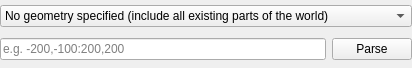
<?xml version="1.0" encoding="UTF-8"?>
<ui version="4.0">
 <class>GeometryWidget</class>
 <widget class="QWidget" name="GeometryWidget">
  <property name="geometry">
   <rect>
    <x>0</x>
    <y>0</y>
    <width>412</width>
    <height>68</height>
   </rect>
  </property>
  <layout class="QVBoxLayout">
   <property name="spacing">
    <number>6</number>
   </property>
   <property name="leftMargin">
    <number>0</number>
   </property>
   <property name="topMargin">
    <number>0</number>
   </property>
   <property name="rightMargin">
    <number>0</number>
   </property>
   <property name="bottomMargin">
    <number>0</number>
   </property>
   <item>
    <widget class="QComboBox" name="geometryFormat">
     <property name="toolTip">
      <string>Try to convert to a non-custom format</string>
     </property>
     <property name="currentIndex">
      <number>0</number>
     </property>
     <item>
      <property name="text">
       <string>No geometry specified (include all existing parts of the world)</string>
      </property>
     </item>
     <item>
      <property name="text">
       <string>Center &amp; Dimensions</string>
      </property>
     </item>
     <item>
      <property name="text">
       <string>Corner &amp; Dimensions</string>
      </property>
     </item>
     <item>
      <property name="text">
       <string>Two Corners</string>
      </property>
     </item>
     <item>
      <property name="text">
       <string>Custom</string>
      </property>
     </item>
    </widget>
   </item>
   <item>
    <widget class="QStackedWidget" name="geometryStackedWidget">
     <property name="sizePolicy">
      <sizepolicy hsizetype="Preferred" vsizetype="Fixed">
       <horstretch>0</horstretch>
       <verstretch>0</verstretch>
      </sizepolicy>
     </property>
     <property name="currentIndex">
      <number>4</number>
     </property>
     <widget class="QWidget" name="page_0">
      <property name="sizePolicy">
       <sizepolicy hsizetype="Preferred" vsizetype="Minimum">
        <horstretch>0</horstretch>
        <verstretch>0</verstretch>
       </sizepolicy>
      </property>
     </widget>
     <widget class="QWidget" name="page_1">
      <layout class="QHBoxLayout" name="horizontalLayout" stretch="0,0,4,0,4,1,0,0,4,0,4">
       <property name="leftMargin">
        <number>0</number>
       </property>
       <property name="topMargin">
        <number>0</number>
       </property>
       <property name="rightMargin">
        <number>0</number>
       </property>
       <property name="bottomMargin">
        <number>0</number>
       </property>
       <item>
        <widget class="QLabel" name="label_35">
         <property name="sizePolicy">
          <sizepolicy hsizetype="Preferred" vsizetype="Fixed">
           <horstretch>0</horstretch>
           <verstretch>0</verstretch>
          </sizepolicy>
         </property>
         <property name="text">
          <string>Center:</string>
         </property>
        </widget>
       </item>
       <item>
        <widget class="QLabel" name="label_29">
         <property name="sizePolicy">
          <sizepolicy hsizetype="Preferred" vsizetype="Fixed">
           <horstretch>0</horstretch>
           <verstretch>0</verstretch>
          </sizepolicy>
         </property>
         <property name="minimumSize">
          <size>
           <width>10</width>
           <height>0</height>
          </size>
         </property>
         <property name="text">
          <string>X:</string>
         </property>
         <property name="alignment">
          <set>Qt::AlignRight|Qt::AlignTrailing|Qt::AlignVCenter</set>
         </property>
        </widget>
       </item>
       <item>
        <widget class="QSpinBox" name="geometry_CD_CenterX">
         <property name="minimumSize">
          <size>
           <width>50</width>
           <height>0</height>
          </size>
         </property>
         <property name="minimum">
          <number>-32768</number>
         </property>
         <property name="maximum">
          <number>32767</number>
         </property>
        </widget>
       </item>
       <item>
        <widget class="QLabel" name="label_30">
         <property name="sizePolicy">
          <sizepolicy hsizetype="Preferred" vsizetype="Fixed">
           <horstretch>0</horstretch>
           <verstretch>0</verstretch>
          </sizepolicy>
         </property>
         <property name="minimumSize">
          <size>
           <width>10</width>
           <height>0</height>
          </size>
         </property>
         <property name="text">
          <string>Y:</string>
         </property>
         <property name="alignment">
          <set>Qt::AlignRight|Qt::AlignTrailing|Qt::AlignVCenter</set>
         </property>
        </widget>
       </item>
       <item>
        <widget class="QSpinBox" name="geometry_CD_CenterY">
         <property name="minimumSize">
          <size>
           <width>50</width>
           <height>0</height>
          </size>
         </property>
         <property name="minimum">
          <number>-32768</number>
         </property>
         <property name="maximum">
          <number>32767</number>
         </property>
        </widget>
       </item>
       <item>
        <spacer name="horizontalSpacer">
         <property name="orientation">
          <enum>Qt::Horizontal</enum>
         </property>
         <property name="sizeHint" stdset="0">
          <size>
           <width>40</width>
           <height>20</height>
          </size>
         </property>
        </spacer>
       </item>
       <item>
        <widget class="QLabel" name="label_36">
         <property name="sizePolicy">
          <sizepolicy hsizetype="Preferred" vsizetype="Fixed">
           <horstretch>0</horstretch>
           <verstretch>0</verstretch>
          </sizepolicy>
         </property>
         <property name="text">
          <string>Dimensions:</string>
         </property>
        </widget>
       </item>
       <item>
        <widget class="QLabel" name="label_25">
         <property name="sizePolicy">
          <sizepolicy hsizetype="Preferred" vsizetype="Fixed">
           <horstretch>0</horstretch>
           <verstretch>0</verstretch>
          </sizepolicy>
         </property>
         <property name="minimumSize">
          <size>
           <width>10</width>
           <height>0</height>
          </size>
         </property>
         <property name="text">
          <string>X:</string>
         </property>
         <property name="alignment">
          <set>Qt::AlignRight|Qt::AlignTrailing|Qt::AlignVCenter</set>
         </property>
        </widget>
       </item>
       <item>
        <widget class="QSpinBox" name="geometry_CD_DimensionX">
         <property name="minimumSize">
          <size>
           <width>50</width>
           <height>0</height>
          </size>
         </property>
         <property name="minimum">
          <number>-65536</number>
         </property>
         <property name="maximum">
          <number>65536</number>
         </property>
        </widget>
       </item>
       <item>
        <widget class="QLabel" name="label_24">
         <property name="sizePolicy">
          <sizepolicy hsizetype="Preferred" vsizetype="Fixed">
           <horstretch>0</horstretch>
           <verstretch>0</verstretch>
          </sizepolicy>
         </property>
         <property name="minimumSize">
          <size>
           <width>10</width>
           <height>0</height>
          </size>
         </property>
         <property name="text">
          <string>Y:</string>
         </property>
         <property name="alignment">
          <set>Qt::AlignRight|Qt::AlignTrailing|Qt::AlignVCenter</set>
         </property>
        </widget>
       </item>
       <item>
        <widget class="QSpinBox" name="geometry_CD_DimensionY">
         <property name="minimumSize">
          <size>
           <width>50</width>
           <height>0</height>
          </size>
         </property>
         <property name="minimum">
          <number>-65536</number>
         </property>
         <property name="maximum">
          <number>65536</number>
         </property>
        </widget>
       </item>
      </layout>
     </widget>
     <widget class="QWidget" name="page_2">
      <layout class="QHBoxLayout" name="horizontalLayout_2" stretch="0,0,4,0,4,1,0,0,4,0,4">
       <property name="leftMargin">
        <number>0</number>
       </property>
       <property name="topMargin">
        <number>0</number>
       </property>
       <property name="rightMargin">
        <number>0</number>
       </property>
       <property name="bottomMargin">
        <number>0</number>
       </property>
       <item>
        <widget class="QLabel" name="label_41">
         <property name="sizePolicy">
          <sizepolicy hsizetype="Preferred" vsizetype="Fixed">
           <horstretch>0</horstretch>
           <verstretch>0</verstretch>
          </sizepolicy>
         </property>
         <property name="text">
          <string>Corner</string>
         </property>
        </widget>
       </item>
       <item>
        <widget class="QLabel" name="label_31">
         <property name="sizePolicy">
          <sizepolicy hsizetype="Preferred" vsizetype="Fixed">
           <horstretch>0</horstretch>
           <verstretch>0</verstretch>
          </sizepolicy>
         </property>
         <property name="minimumSize">
          <size>
           <width>10</width>
           <height>0</height>
          </size>
         </property>
         <property name="text">
          <string>X:</string>
         </property>
         <property name="alignment">
          <set>Qt::AlignRight|Qt::AlignTrailing|Qt::AlignVCenter</set>
         </property>
        </widget>
       </item>
       <item>
        <widget class="QSpinBox" name="geometry_C0D_CornerX">
         <property name="minimumSize">
          <size>
           <width>50</width>
           <height>0</height>
          </size>
         </property>
         <property name="accelerated">
          <bool>true</bool>
         </property>
         <property name="minimum">
          <number>-32768</number>
         </property>
         <property name="maximum">
          <number>32767</number>
         </property>
        </widget>
       </item>
       <item>
        <widget class="QLabel" name="label_32">
         <property name="sizePolicy">
          <sizepolicy hsizetype="Preferred" vsizetype="Fixed">
           <horstretch>0</horstretch>
           <verstretch>0</verstretch>
          </sizepolicy>
         </property>
         <property name="minimumSize">
          <size>
           <width>10</width>
           <height>0</height>
          </size>
         </property>
         <property name="text">
          <string>Y:</string>
         </property>
         <property name="alignment">
          <set>Qt::AlignRight|Qt::AlignTrailing|Qt::AlignVCenter</set>
         </property>
        </widget>
       </item>
       <item>
        <widget class="QSpinBox" name="geometry_C0D_CornerY">
         <property name="minimumSize">
          <size>
           <width>50</width>
           <height>0</height>
          </size>
         </property>
         <property name="accelerated">
          <bool>true</bool>
         </property>
         <property name="minimum">
          <number>-32768</number>
         </property>
         <property name="maximum">
          <number>32767</number>
         </property>
        </widget>
       </item>
       <item>
        <spacer name="horizontalSpacer_2">
         <property name="orientation">
          <enum>Qt::Horizontal</enum>
         </property>
         <property name="sizeHint" stdset="0">
          <size>
           <width>40</width>
           <height>20</height>
          </size>
         </property>
        </spacer>
       </item>
       <item>
        <widget class="QLabel" name="label_42">
         <property name="sizePolicy">
          <sizepolicy hsizetype="Preferred" vsizetype="Fixed">
           <horstretch>0</horstretch>
           <verstretch>0</verstretch>
          </sizepolicy>
         </property>
         <property name="text">
          <string>Dimensions:</string>
         </property>
        </widget>
       </item>
       <item>
        <widget class="QLabel" name="label_26">
         <property name="sizePolicy">
          <sizepolicy hsizetype="Preferred" vsizetype="Fixed">
           <horstretch>0</horstretch>
           <verstretch>0</verstretch>
          </sizepolicy>
         </property>
         <property name="minimumSize">
          <size>
           <width>10</width>
           <height>0</height>
          </size>
         </property>
         <property name="text">
          <string>X:</string>
         </property>
         <property name="alignment">
          <set>Qt::AlignRight|Qt::AlignTrailing|Qt::AlignVCenter</set>
         </property>
        </widget>
       </item>
       <item>
        <widget class="QSpinBox" name="geometry_C0D_DimensionX">
         <property name="minimumSize">
          <size>
           <width>50</width>
           <height>0</height>
          </size>
         </property>
         <property name="accelerated">
          <bool>true</bool>
         </property>
         <property name="minimum">
          <number>-65536</number>
         </property>
         <property name="maximum">
          <number>65536</number>
         </property>
        </widget>
       </item>
       <item>
        <widget class="QLabel" name="label_27">
         <property name="sizePolicy">
          <sizepolicy hsizetype="Preferred" vsizetype="Fixed">
           <horstretch>0</horstretch>
           <verstretch>0</verstretch>
          </sizepolicy>
         </property>
         <property name="minimumSize">
          <size>
           <width>10</width>
           <height>0</height>
          </size>
         </property>
         <property name="text">
          <string>Y:</string>
         </property>
         <property name="alignment">
          <set>Qt::AlignRight|Qt::AlignTrailing|Qt::AlignVCenter</set>
         </property>
        </widget>
       </item>
       <item>
        <widget class="QSpinBox" name="geometry_C0D_DimensionY">
         <property name="minimumSize">
          <size>
           <width>50</width>
           <height>0</height>
          </size>
         </property>
         <property name="accelerated">
          <bool>true</bool>
         </property>
         <property name="minimum">
          <number>-65536</number>
         </property>
         <property name="maximum">
          <number>65536</number>
         </property>
        </widget>
       </item>
      </layout>
     </widget>
     <widget class="QWidget" name="page_3">
      <layout class="QHBoxLayout" name="horizontalLayout_3" stretch="0,0,4,0,4,1,0,0,4,0,4">
       <property name="leftMargin">
        <number>0</number>
       </property>
       <property name="topMargin">
        <number>0</number>
       </property>
       <property name="rightMargin">
        <number>0</number>
       </property>
       <property name="bottomMargin">
        <number>0</number>
       </property>
       <item>
        <widget class="QLabel" name="Label_39">
         <property name="sizePolicy">
          <sizepolicy hsizetype="Preferred" vsizetype="Fixed">
           <horstretch>0</horstretch>
           <verstretch>0</verstretch>
          </sizepolicy>
         </property>
         <property name="text">
          <string>Corner 1</string>
         </property>
        </widget>
       </item>
       <item>
        <widget class="QLabel" name="label_6">
         <property name="sizePolicy">
          <sizepolicy hsizetype="Preferred" vsizetype="Fixed">
           <horstretch>0</horstretch>
           <verstretch>0</verstretch>
          </sizepolicy>
         </property>
         <property name="minimumSize">
          <size>
           <width>10</width>
           <height>0</height>
          </size>
         </property>
         <property name="text">
          <string>X:</string>
         </property>
         <property name="alignment">
          <set>Qt::AlignRight|Qt::AlignTrailing|Qt::AlignVCenter</set>
         </property>
        </widget>
       </item>
       <item>
        <widget class="QSpinBox" name="geometry_C01_Corner1X">
         <property name="minimumSize">
          <size>
           <width>50</width>
           <height>0</height>
          </size>
         </property>
         <property name="minimum">
          <number>-32768</number>
         </property>
         <property name="maximum">
          <number>32767</number>
         </property>
        </widget>
       </item>
       <item>
        <widget class="QLabel" name="label_7">
         <property name="sizePolicy">
          <sizepolicy hsizetype="Preferred" vsizetype="Fixed">
           <horstretch>0</horstretch>
           <verstretch>0</verstretch>
          </sizepolicy>
         </property>
         <property name="minimumSize">
          <size>
           <width>10</width>
           <height>0</height>
          </size>
         </property>
         <property name="text">
          <string>Y:</string>
         </property>
         <property name="alignment">
          <set>Qt::AlignRight|Qt::AlignTrailing|Qt::AlignVCenter</set>
         </property>
        </widget>
       </item>
       <item>
        <widget class="QSpinBox" name="geometry_C01_Corner1Y">
         <property name="minimumSize">
          <size>
           <width>50</width>
           <height>0</height>
          </size>
         </property>
         <property name="minimum">
          <number>-32768</number>
         </property>
         <property name="maximum">
          <number>32767</number>
         </property>
         <property name="value">
          <number>0</number>
         </property>
        </widget>
       </item>
       <item>
        <spacer name="horizontalSpacer_3">
         <property name="orientation">
          <enum>Qt::Horizontal</enum>
         </property>
         <property name="sizeHint" stdset="0">
          <size>
           <width>40</width>
           <height>20</height>
          </size>
         </property>
        </spacer>
       </item>
       <item>
        <widget class="QLabel" name="Label_40">
         <property name="sizePolicy">
          <sizepolicy hsizetype="Preferred" vsizetype="Fixed">
           <horstretch>0</horstretch>
           <verstretch>0</verstretch>
          </sizepolicy>
         </property>
         <property name="text">
          <string>Corner 2</string>
         </property>
        </widget>
       </item>
       <item>
        <widget class="QLabel" name="label_23">
         <property name="sizePolicy">
          <sizepolicy hsizetype="Preferred" vsizetype="Fixed">
           <horstretch>0</horstretch>
           <verstretch>0</verstretch>
          </sizepolicy>
         </property>
         <property name="minimumSize">
          <size>
           <width>10</width>
           <height>0</height>
          </size>
         </property>
         <property name="text">
          <string>X:</string>
         </property>
         <property name="alignment">
          <set>Qt::AlignRight|Qt::AlignTrailing|Qt::AlignVCenter</set>
         </property>
        </widget>
       </item>
       <item>
        <widget class="QSpinBox" name="geometry_C01_Corner2X">
         <property name="minimumSize">
          <size>
           <width>50</width>
           <height>0</height>
          </size>
         </property>
         <property name="minimum">
          <number>-32768</number>
         </property>
         <property name="maximum">
          <number>32767</number>
         </property>
        </widget>
       </item>
       <item>
        <widget class="QLabel" name="label_28">
         <property name="sizePolicy">
          <sizepolicy hsizetype="Preferred" vsizetype="Fixed">
           <horstretch>0</horstretch>
           <verstretch>0</verstretch>
          </sizepolicy>
         </property>
         <property name="minimumSize">
          <size>
           <width>10</width>
           <height>0</height>
          </size>
         </property>
         <property name="text">
          <string>Y:</string>
         </property>
         <property name="alignment">
          <set>Qt::AlignRight|Qt::AlignTrailing|Qt::AlignVCenter</set>
         </property>
        </widget>
       </item>
       <item>
        <widget class="QSpinBox" name="geometry_C01_Corner2Y">
         <property name="minimumSize">
          <size>
           <width>50</width>
           <height>0</height>
          </size>
         </property>
         <property name="minimum">
          <number>-32768</number>
         </property>
         <property name="maximum">
          <number>32767</number>
         </property>
        </widget>
       </item>
      </layout>
     </widget>
     <widget class="QWidget" name="page_4">
      <layout class="QHBoxLayout" name="horizontalLayout_4" stretch="1,0">
       <property name="spacing">
        <number>6</number>
       </property>
       <property name="leftMargin">
        <number>0</number>
       </property>
       <property name="topMargin">
        <number>0</number>
       </property>
       <property name="rightMargin">
        <number>0</number>
       </property>
       <property name="bottomMargin">
        <number>0</number>
       </property>
       <item>
        <widget class="QLineEdit" name="geometry_custom">
         <property name="text">
          <string notr="true"/>
         </property>
         <property name="placeholderText">
          <string>e.g. -200,-100:200,200</string>
         </property>
        </widget>
       </item>
       <item>
        <widget class="QPushButton" name="geometry_parse">
         <property name="sizePolicy">
          <sizepolicy hsizetype="Preferred" vsizetype="Fixed">
           <horstretch>0</horstretch>
           <verstretch>0</verstretch>
          </sizepolicy>
         </property>
         <property name="toolTip">
          <string>Try to convert to another</string>
         </property>
         <property name="statusTip">
          <string/>
         </property>
         <property name="text">
          <string>Parse</string>
         </property>
        </widget>
       </item>
      </layout>
     </widget>
    </widget>
   </item>
  </layout>
 </widget>
 <resources/>
 <connections>
  <connection>
   <sender>geometryFormat</sender>
   <signal>currentIndexChanged(int)</signal>
   <receiver>geometryStackedWidget</receiver>
   <slot>setCurrentIndex(int)</slot>
   <hints>
    <hint type="sourcelabel">
     <x>159</x>
     <y>14</y>
    </hint>
    <hint type="destinationlabel">
     <x>155</x>
     <y>38</y>
    </hint>
   </hints>
  </connection>
 </connections>
</ui>
